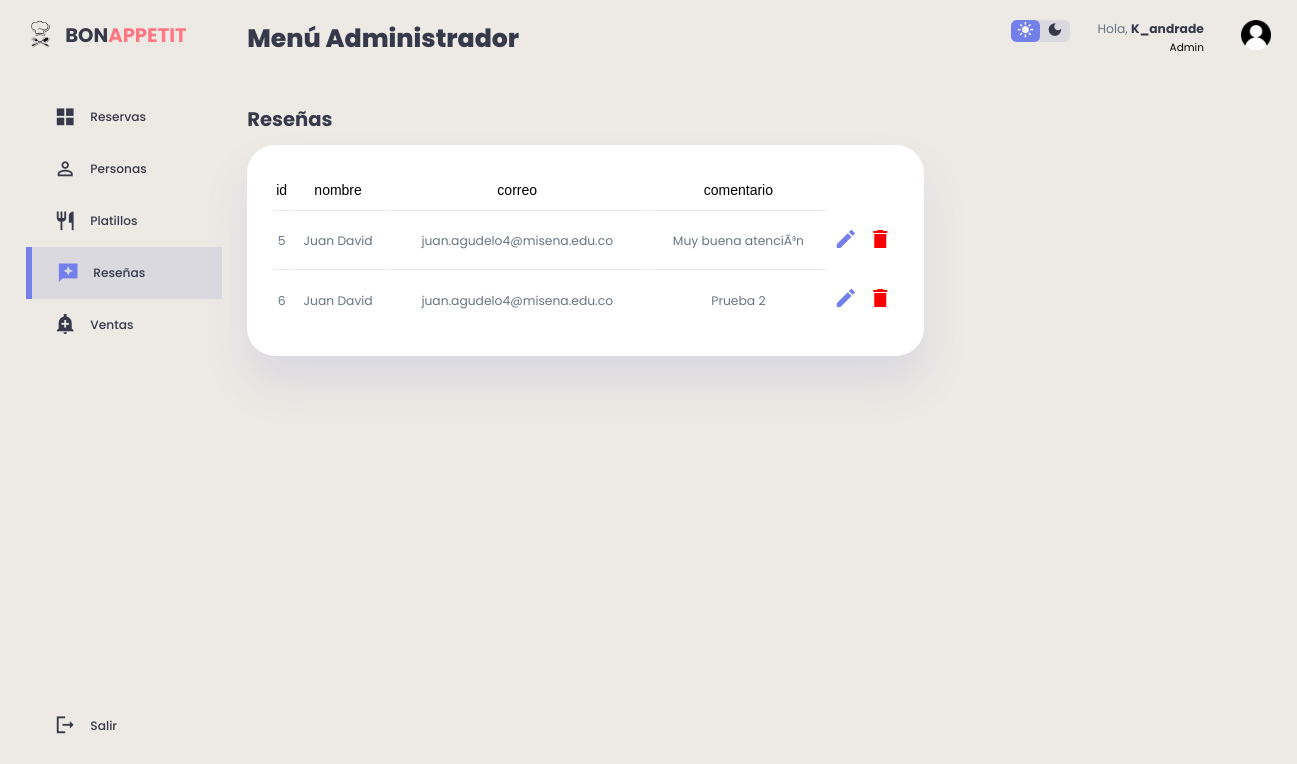
The page /resenas/resenas.php (signed in) on the database as committed earlier.
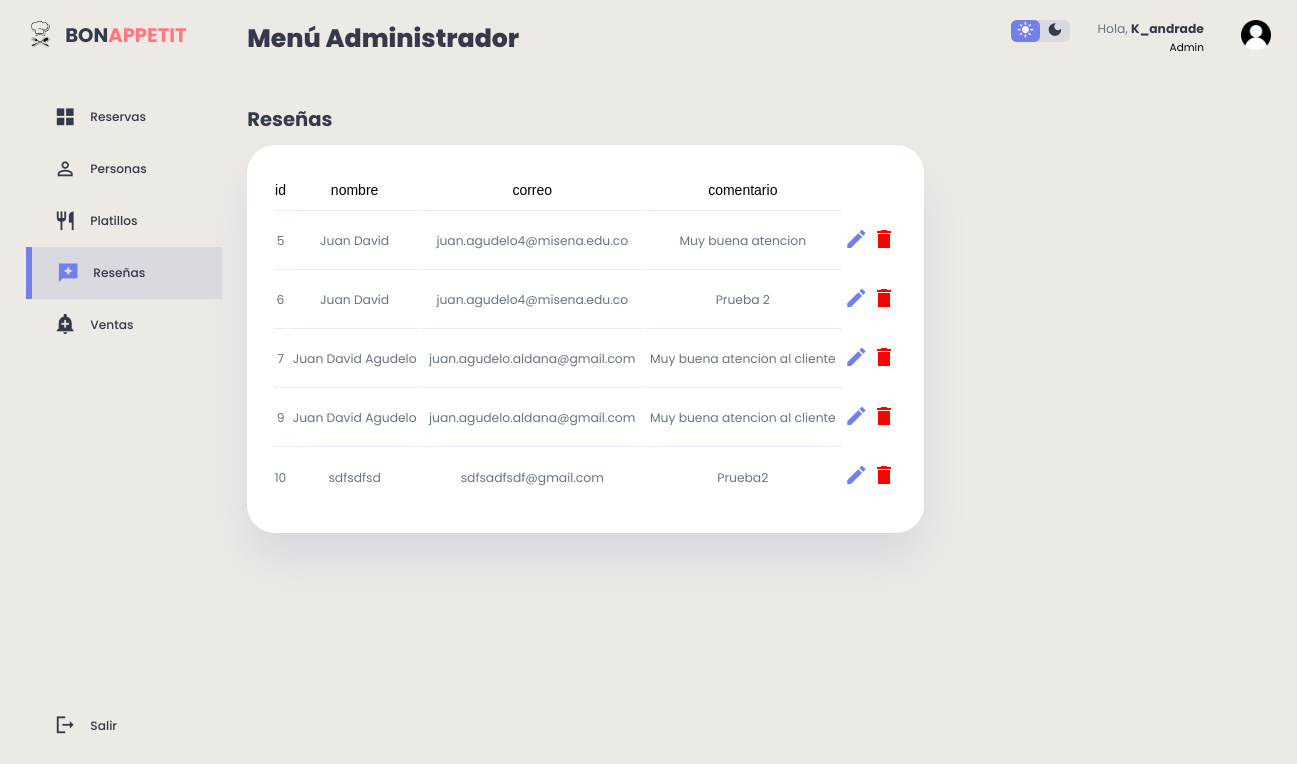
The same page on the database as committed later.
### tables this page shows
CREATE TABLE `resenas` (
  `id_resena` int(11) NOT NULL,
  `Nombre_Completo` varchar(100) NOT NULL,
  `Correo` varchar(300) NOT NULL,
  `Descripcion` varchar(400) NOT NULL
);

### resenas/resenas.php (the view, shortened to what this page needs)
<?php
    include("../db/conexion.php");
    $datos= "SELECT * FROM resenas";
?>
<!DOCTYPE html>
<html lang="en">
<head>
    <link href="https://cdnjs.cloudflare.com/ajax/libs/font-awesome/5.13.0/css/all.min.css" rel="stylesheet">
    <link rel="stylesheet"a href="../resenas/stylere.css">
</head>
<body>
<div class="content">
<div class="container">
    <aside>
        <div class="top">
            <div class="logo">
                <img src="./imag/icon.png">
                <h2>BON<span class="danger">APPETIT</span></h2>
            </div>
        </div>
        <div class="sidebar">
            <a href="../admin/admin.php">
                    <span class="material-icons-sharp">grid_view</span>
                    <h3>Reservas</h3>
            </a>
            <a href="../clientes/clientes.php">
                <span class="material-icons-sharp">person_outline</span>
                <h3>Personas</h3>
            </a>
            <a href="../platillos/platillos.php">
                    <span class="material-icons-sharp">restaurant</span>
                    <h3>Platillos</h3>
               </a>
            <a href="../resenas/resenas.php" class="active">
                <span class="material-icons-sharp">reviews</span>
                <h3>Reseñas</h3>
            </a>
            <a href="../ventas/ventas.php">
                    <span class="material-icons-sharp">add_alert</span>
                    <h3>Ventas</h3>
                </a>
            <a href="../view/cerrar_sesion.php">
                <span class="material-icons-sharp">logout</span>
                <h3>Salir</h3>
            </a>
        </div>
    </aside>
    <main>
        <h1>Menú Administrador</h1>
             <br>
        <div class="recent-orders">
            <h2>Reseñas</h2>
            <table border="0" cellspacing="2" cellpadding="2">
                            <tr>
                                <td> <font face="Arial">id</font> </td>
                                <td> <font face="Arial">nombre</font> </td>
                                <td> <font face="Arial">correo</font> </td>
                                <td> <font face="Arial">comentario</font> </td>
                            </tr>
                            <?php foreach ($conexion -> query($datos) as $row) {
                        ?>
                                <tr>
                                    <td><p><?php echo $row['id_resena'] ?></p></td>
                                    <td><p><?php echo $row['Nombre_Completo'] ?></p></td>
                                    <td><p><?php echo $row['Correo'] ?></p></td>
                                    <td><p><?php echo $row['Descripcion'] ?></p></td>
                                    <th><a href="actualizar.php?id_resena=<?php echo $row['id_resena'] ?> "> <span class="material-icons-sharp">edit</span> </a></td>
                                    <th><a href="delete.php?id_resena=<?php echo $row['id_resena'] ?> "> <span class="material-icons-sharp" style="color: red;">delete</span> </a></td>
                                </tr>
                        <?php
                        }
                    ?>
        </table>
        </div>
    </main>
    <div class="right">
        <div class="top">
            <div class="theme-toggler">
                <span class="material-icons-sharp active">light_mode</span>
                <span class="material-icons-sharp">dark_mode</span>
            </div>
            <div class="profile">
                <div class="info">
                <p>Hola, <b><?php echo $_SESSION['usuario']; ?></b></p>
                    <small class="text-muted">Admin</small>
                </div>
                <div class="profile-photo">
                    <img src="./imag/user.png">
                </div>
            </div>
        </div>
    </div>
</div>
</div>
</body>
</html>

Rows that differ between the two databases and show on the page:
changed resenas id 5: Descripcion "Muy buena atenciÃ³n" → "Muy buena atencion"
added resenas: id_resena "7", Nombre_Completo "Juan David Agudelo", Correo "juan.agudelo.aldana@gmail.com", Descripcion "Muy buena atencion al cliente"
added resenas: id_resena "9", Nombre_Completo "Juan David Agudelo", Correo "juan.agudelo.aldana@gmail.com", Descripcion "Muy buena atencion al cliente"
added resenas: id_resena "10", Nombre_Completo "sdfsdfsd", Correo "sdfsadfsdf@gmail.com", Descripcion "Prueba2"
